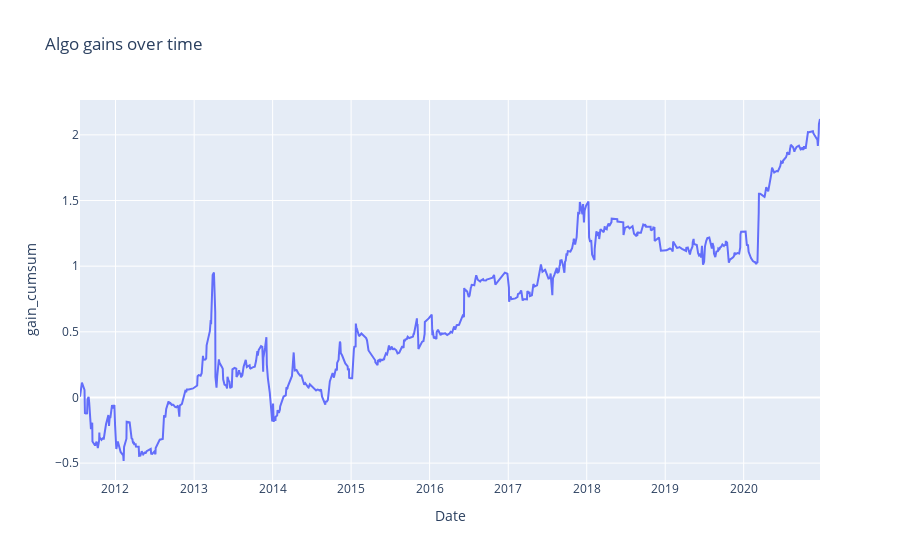

Notebook code for this chart:
### Code cell
import plotly.express as px

fig = px.line(df_y_test_withdailyreturns, y=df_y_test_withdailyreturns['gain_cumsum'], title='Algo gains over time')
fig.show()

### Figure 1 — Plotly figure (JSON) as saved in the notebook; plotly's stock layout.template omitted (floating-point values rounded to 4 significant figures; data arrays with more than 128 entries replaced by an {"elided": "..."} marker saying what was removed)
{"data": [{"hovertemplate": "Date=%{x}<br>gain_cumsum=%{y}<extra></extra>", "legendgroup": "", "line": {"color": "#636efa", "dash": "solid"}, "mode": "lines", "name": "", "orientation": "v", "showlegend": false, "type": "scatter", "x": {"elided": "681 str values"}, "xaxis": "x", "y": {"elided": "681 float values"}, "yaxis": "y"}], "layout": {"legend": {"tracegroupgap": 0}, "title": {"text": "Algo gains over time"}, "xaxis": {"anchor": "y", "domain": [0, 1], "title": {"text": "Date"}}, "yaxis": {"anchor": "x", "domain": [0, 1], "title": {"text": "gain_cumsum"}}}}
